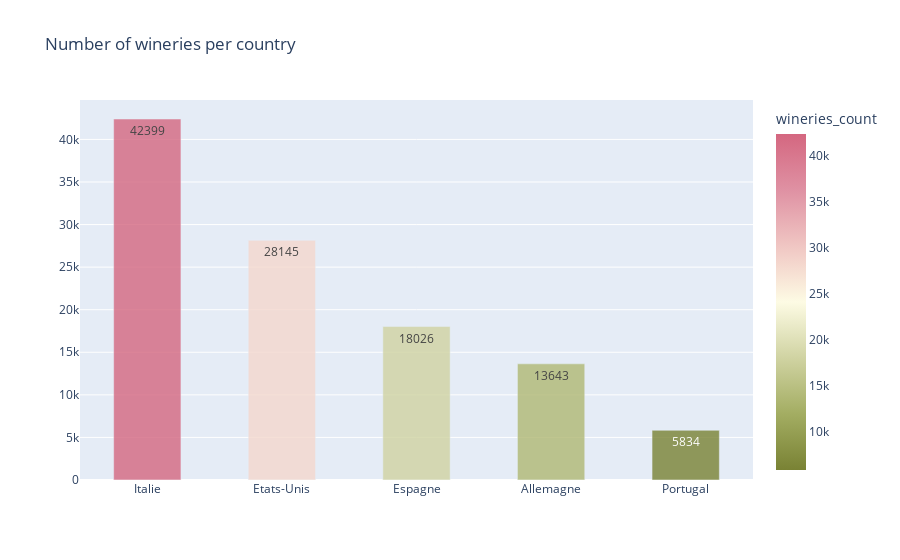

Write notebook code for a chart like this one.
### Code cell
fig = px.bar(df, 
             x='country_name', 
             y='wineries_count', 
             title='Number of wineries per country', 
             color='wineries_count',
            #  range_y=[0, 160000],
             text=df['wineries_count'],
             opacity=0.8,
                color_continuous_scale=px.colors.diverging.Armyrose
            
            
            
             
            ) 
fig.update_xaxes(tickfont=dict(size=12),title_text='')
fig.update_yaxes(tickfont=dict(size=12),title_text='')
fig.update_layout(bargap=0.5)    

fig.show()

### Figure 1 — Plotly figure (JSON) as saved in the notebook; plotly's stock layout.template omitted (floating-point values rounded to 4 significant figures)
{"data": [{"alignmentgroup": "True", "hovertemplate": "country_name=%{x}<br>wineries_count=%{marker.color}<extra></extra>", "legendgroup": "", "marker": {"color": [42399, 28145, 18026, 13643, 5834], "coloraxis": "coloraxis", "opacity": 0.8, "pattern": {"shape": ""}}, "name": "", "offsetgroup": "", "orientation": "v", "showlegend": false, "text": [42399, 28145, 18026, 13643, 5834], "textposition": "auto", "type": "bar", "x": ["Italie", "Etats-Unis", "Espagne", "Allemagne", "Portugal"], "xaxis": "x", "y": [42399, 28145, 18026, 13643, 5834], "yaxis": "y"}], "layout": {"bargap": 0.5, "barmode": "relative", "coloraxis": {"colorbar": {"title": {"text": "wineries_count"}}, "colorscale": [[0, "rgb(121, 130, 52)"], [0.1667, "rgb(163, 173, 98)"], [0.3333, "rgb(208, 211, 162)"], [0.5, "rgb(253, 251, 228)"], [0.6667, "rgb(240, 198, 195)"], [0.8333, "rgb(223, 145, 163)"], [1, "rgb(212, 103, 128)"]]}, "legend": {"tracegroupgap": 0}, "title": {"text": "Number of wineries per country"}, "xaxis": {"anchor": "y", "domain": [0, 1], "tickfont": {"size": 12}, "title": {"text": ""}}, "yaxis": {"anchor": "x", "domain": [0, 1], "tickfont": {"size": 12}, "title": {"text": ""}}}}
